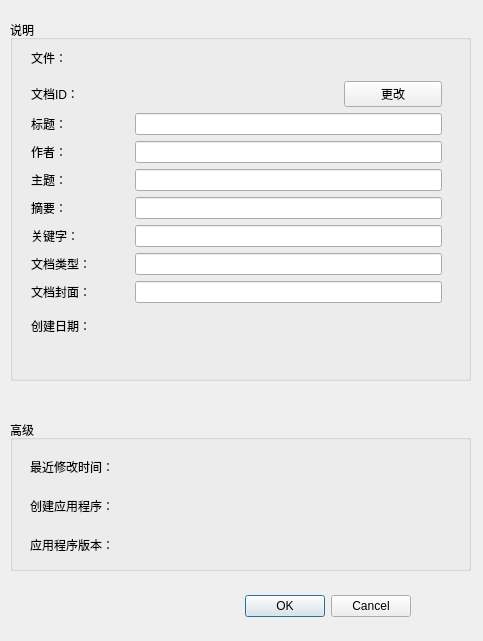
<?xml version="1.0" encoding="UTF-8"?>
<ui version="4.0">
 <class>DocInfoDialog</class>
 <widget class="QDialog" name="DocInfoDialog">
  <property name="geometry">
   <rect>
    <x>0</x>
    <y>0</y>
    <width>483</width>
    <height>641</height>
   </rect>
  </property>
  <property name="windowTitle">
   <string>Dialog</string>
  </property>
  <widget class="QDialogButtonBox" name="buttonBox">
   <property name="geometry">
    <rect>
     <x>70</x>
     <y>590</y>
     <width>341</width>
     <height>32</height>
    </rect>
   </property>
   <property name="orientation">
    <enum>Qt::Horizontal</enum>
   </property>
   <property name="standardButtons">
    <set>QDialogButtonBox::Cancel|QDialogButtonBox::Ok</set>
   </property>
  </widget>
  <widget class="QGroupBox" name="groupBox">
   <property name="geometry">
    <rect>
     <x>10</x>
     <y>20</y>
     <width>461</width>
     <height>361</height>
    </rect>
   </property>
   <property name="title">
    <string>说明</string>
   </property>
   <widget class="QWidget" name="">
    <property name="geometry">
     <rect>
      <x>21</x>
      <y>21</y>
      <width>411</width>
      <height>301</height>
     </rect>
    </property>
    <layout class="QGridLayout" name="gridLayout">
     <item row="0" column="0">
      <widget class="QLabel" name="label">
       <property name="text">
        <string>文件：</string>
       </property>
      </widget>
     </item>
     <item row="1" column="0">
      <widget class="QLabel" name="label_2">
       <property name="text">
        <string>文档ID：</string>
       </property>
      </widget>
     </item>
     <item row="1" column="3">
      <widget class="QPushButton" name="btn_uuid">
       <property name="text">
        <string>更改</string>
       </property>
      </widget>
     </item>
     <item row="2" column="0">
      <widget class="QLabel" name="label_3">
       <property name="text">
        <string>标题：</string>
       </property>
      </widget>
     </item>
     <item row="2" column="1" colspan="3">
      <widget class="QLineEdit" name="title"/>
     </item>
     <item row="3" column="0">
      <widget class="QLabel" name="label_6">
       <property name="text">
        <string>作者：</string>
       </property>
      </widget>
     </item>
     <item row="3" column="1" colspan="3">
      <widget class="QLineEdit" name="author"/>
     </item>
     <item row="4" column="0">
      <widget class="QLabel" name="label_7">
       <property name="text">
        <string>主题：</string>
       </property>
      </widget>
     </item>
     <item row="4" column="1" colspan="3">
      <widget class="QLineEdit" name="subject"/>
     </item>
     <item row="5" column="0">
      <widget class="QLabel" name="label_8">
       <property name="text">
        <string>摘要：</string>
       </property>
      </widget>
     </item>
     <item row="5" column="1" colspan="3">
      <widget class="QLineEdit" name="abstract_2"/>
     </item>
     <item row="6" column="0">
      <widget class="QLabel" name="label_9">
       <property name="text">
        <string>关键字：</string>
       </property>
      </widget>
     </item>
     <item row="6" column="1" colspan="3">
      <widget class="QLineEdit" name="keyWords"/>
     </item>
     <item row="7" column="0">
      <widget class="QLabel" name="label_10">
       <property name="text">
        <string>文档类型：</string>
       </property>
      </widget>
     </item>
     <item row="7" column="1" colspan="3">
      <widget class="QLineEdit" name="fileType"/>
     </item>
     <item row="8" column="0">
      <widget class="QLabel" name="label_11">
       <property name="text">
        <string>文档封面：</string>
       </property>
      </widget>
     </item>
     <item row="8" column="1" colspan="3">
      <widget class="QLineEdit" name="fileCover"/>
     </item>
     <item row="9" column="0">
      <widget class="QLabel" name="label_12">
       <property name="text">
        <string>创建日期：</string>
       </property>
      </widget>
     </item>
     <item row="9" column="1">
      <widget class="QLabel" name="creationDate">
       <property name="text">
        <string/>
       </property>
      </widget>
     </item>
     <item row="1" column="1" colspan="2">
      <widget class="QLabel" name="docId">
       <property name="text">
        <string/>
       </property>
      </widget>
     </item>
     <item row="0" column="1" colspan="2">
      <widget class="QLabel" name="fileName">
       <property name="text">
        <string/>
       </property>
      </widget>
     </item>
    </layout>
   </widget>
  </widget>
  <widget class="QGroupBox" name="groupBox_2">
   <property name="geometry">
    <rect>
     <x>10</x>
     <y>420</y>
     <width>461</width>
     <height>151</height>
    </rect>
   </property>
   <property name="title">
    <string>高级</string>
   </property>
   <widget class="QWidget" name="layoutWidget">
    <property name="geometry">
     <rect>
      <x>20</x>
      <y>30</y>
      <width>431</width>
      <height>111</height>
     </rect>
    </property>
    <layout class="QGridLayout" name="gridLayout_3">
     <item row="0" column="0">
      <widget class="QLabel" name="label_14">
       <property name="text">
        <string>最近修改时间：</string>
       </property>
      </widget>
     </item>
     <item row="0" column="1">
      <widget class="QLabel" name="modDate">
       <property name="text">
        <string/>
       </property>
      </widget>
     </item>
     <item row="1" column="0">
      <widget class="QLabel" name="label_15">
       <property name="text">
        <string>创建应用程序：</string>
       </property>
      </widget>
     </item>
     <item row="1" column="1">
      <widget class="QLabel" name="createApp">
       <property name="text">
        <string/>
       </property>
      </widget>
     </item>
     <item row="2" column="0">
      <widget class="QLabel" name="label_18">
       <property name="text">
        <string>应用程序版本：</string>
       </property>
      </widget>
     </item>
     <item row="2" column="1">
      <widget class="QLabel" name="creatorVersion">
       <property name="text">
        <string/>
       </property>
      </widget>
     </item>
    </layout>
   </widget>
  </widget>
 </widget>
 <resources/>
 <connections>
  <connection>
   <sender>buttonBox</sender>
   <signal>accepted()</signal>
   <receiver>DocInfoDialog</receiver>
   <slot>accept()</slot>
   <hints>
    <hint type="sourcelabel">
     <x>248</x>
     <y>254</y>
    </hint>
    <hint type="destinationlabel">
     <x>157</x>
     <y>274</y>
    </hint>
   </hints>
  </connection>
  <connection>
   <sender>buttonBox</sender>
   <signal>rejected()</signal>
   <receiver>DocInfoDialog</receiver>
   <slot>reject()</slot>
   <hints>
    <hint type="sourcelabel">
     <x>316</x>
     <y>260</y>
    </hint>
    <hint type="destinationlabel">
     <x>286</x>
     <y>274</y>
    </hint>
   </hints>
  </connection>
 </connections>
</ui>
